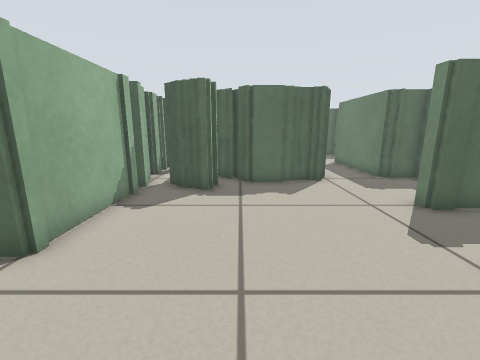
view 1 (above)

18 first-person views from a walk through a Stage world. The camera is 0.57 m above the floor, tilts 12° down and sees 90° across. The lines on the ground mark 1 m squares. The floor is counted in squares, 0.25 m on a side. Each view is taken from the middle of a square. On the plan, view 1 faces up. The plan holds only what a view shows up to about 16 squares ahead; the rest is blank. The place goes on beyond the plan. Robots are left out.

view 2
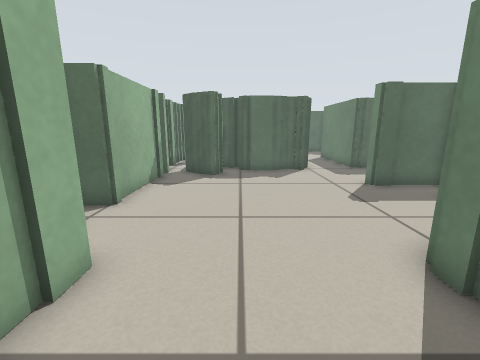

view 3
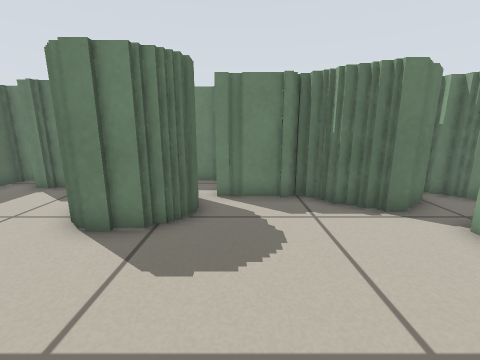

view 4
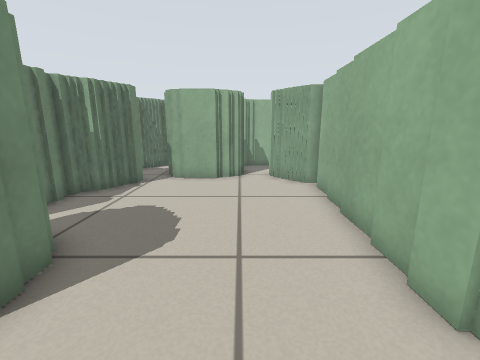

view 5
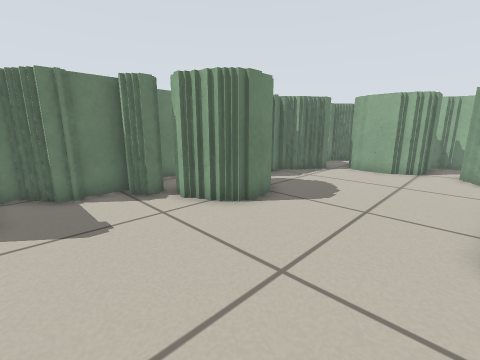

view 6
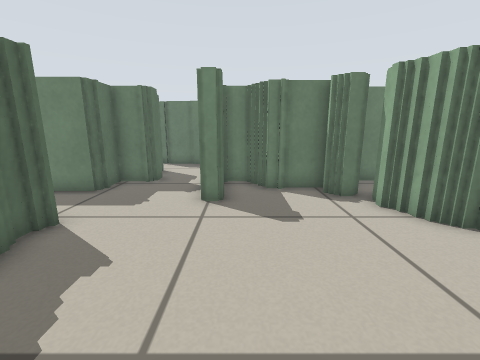

view 7
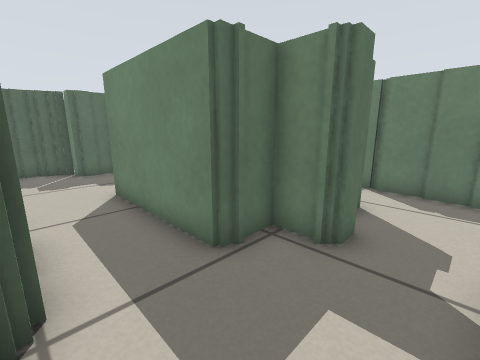

view 8
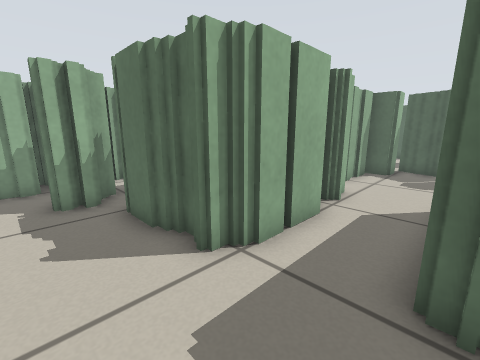

view 9
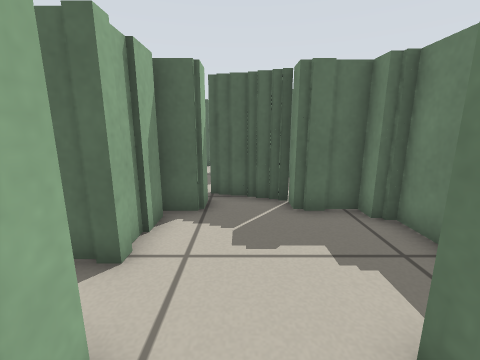

view 10
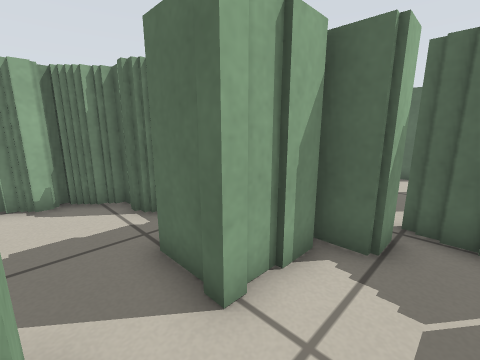

view 11
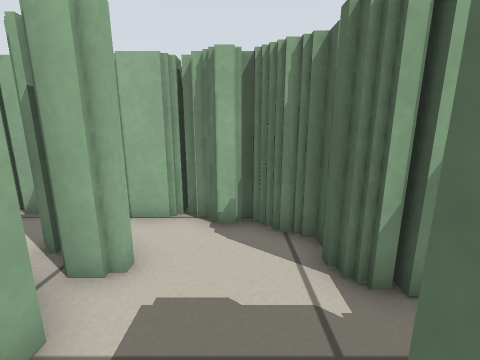

view 12
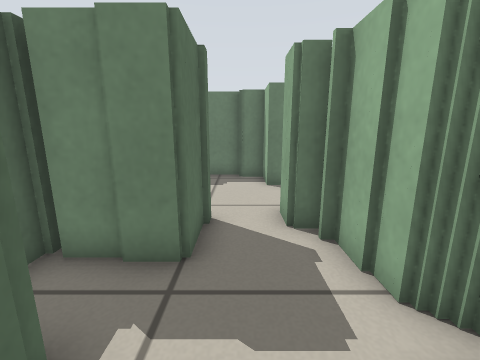

view 13
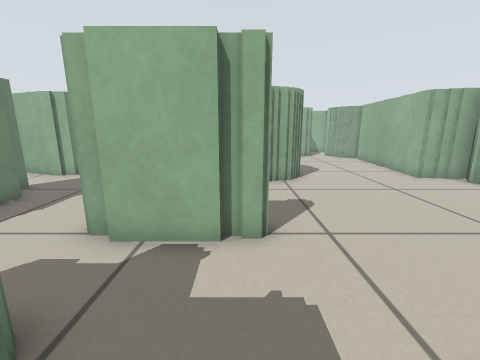

view 14
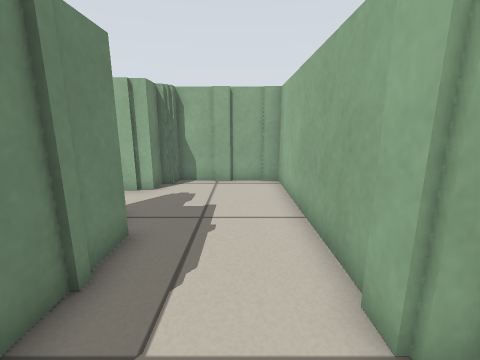

view 15
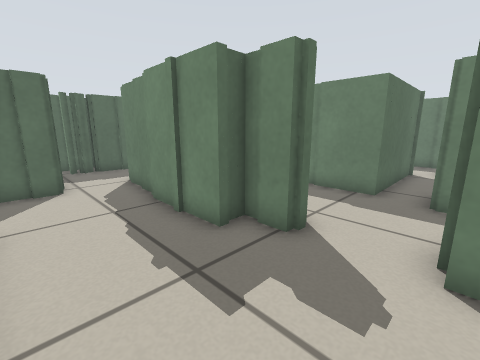

view 16
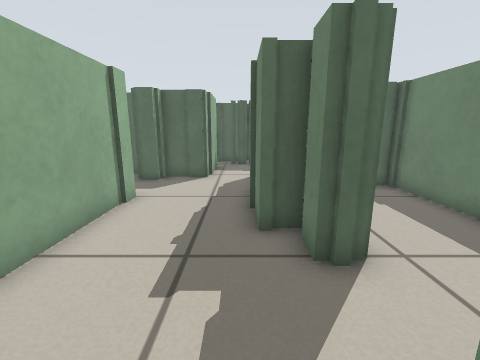

view 17
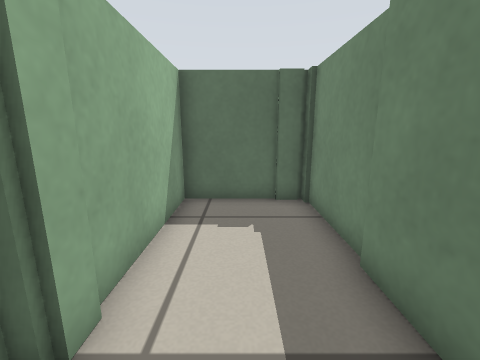

view 18
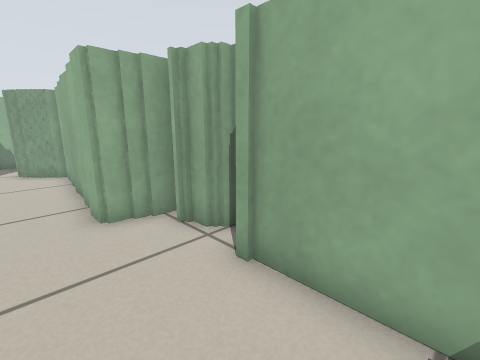

### Floor plan
Key: @ floor where view 1 was taken; # wall or solid block; . floor.
Columns run from 5 left of view 1 to 19 right of it. Each row starts with its distance up from view 1.
 23          ####
 22       ####..##
 21     #.###... ##
 20   ###.###.....#
 19  ## ..###.....#
 18  #........... #
 17  #.....##...###  ###
 16  #.#######..#      #
 15  ####   ##..#      ##
 14          #..#    ####
 13          #..#    #...
 12          #..#    #..
 11       ####..######.#
 10  ########....####..#
  9 ##.##..............######
  8  #.................##...#
  7  #.........####...###...#
  6  #...........##...###...#
  5  #..........###...###...#
  4 ##..........###...###...#
  3 #..........####....##...#
  2 ##........##  #.........#
  1 ###.....####  #.........#
  0 ###..@..##    #....######
 -1   #.....##    # ...#  #
 -2   #......###  ######
 -3   #........#
 -4   #........#
 -5   #........#
 -6   #.......##
 -7   #......##
 -8   ##..#####
 -9    ######

Where each view was taken, in squares from view 1:
view 1: 0 up, 0 right, facing up
view 2: 3 down, 0 right, facing up
view 3: 3 down, 2 left, facing right
view 4: 3 up, 0 right, facing down
view 5: 6 up, 2 left, facing down-right
view 6: 6 up, 2 left, facing right
view 7: 8 up, 4 right, facing up-right
view 8: 8 up, 7 right, facing up-left
view 9: 15 up, 5 right, facing up
view 10: 17 up, 5 right, facing up-left
view 11: 18 up, 2 right, facing left
view 12: 18 up, 3 left, facing right
view 13: 12 up, 6 right, facing down
view 14: 9 up, 11 right, facing down
view 15: 0 up, 10 right, facing up-right
view 16: 1 down, 13 right, facing up
view 17: 1 up, 17 right, facing up
view 18: 7 up, 1 left, facing down-left
